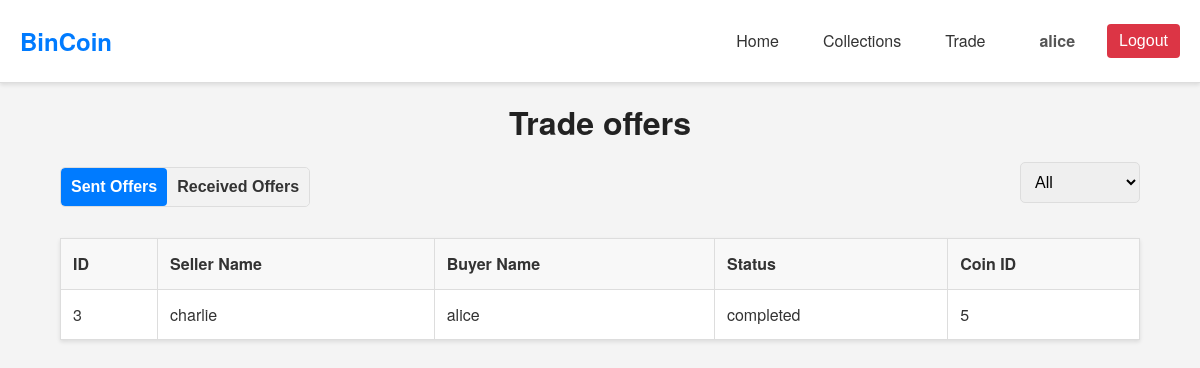
Screenshot of /php/trade.php (signed in) with the database file from the repository.
### tables this page shows
CREATE TABLE `trade` (
    `id` INT AUTO_INCREMENT PRIMARY KEY,
    `seller_name` VARCHAR(255) NOT NULL,
    `buyer_name` VARCHAR(255) NOT NULL,
    `status` VARCHAR(255) NOT NULL,
    `coin_id` INT NOT NULL,
    FOREIGN KEY (`seller_name`) REFERENCES `user`(`name`) ON DELETE CASCADE,
    FOREIGN KEY (`buyer_name`) REFERENCES `user`(`name`) ON DELETE CASCADE,
    FOREIGN KEY (`coin_id`) REFERENCES `coin`(`id`) ON DELETE CASCADE
);

### php/trade.php (called while the page is built, shortened)
<?php
$host = "mysql:host=" . SERVERNAME;
$dbname = ";dbname=" . DBNAME;
try {
	$pdo = new PDO("$host$dbname", USERNAME, PASSWORD);
	$pdo->setAttribute(PDO::ATTR_ERRMODE, PDO::ERRMODE_EXCEPTION);
} catch (PDOException $e) {
	die("Connection failed: " . $e->getMessage());
}
$view_type = $_GET['view'] ?? 'sent';
$current_user = $_SESSION['username'];
$query = "SELECT * FROM trade";
$params = [];
if ($view_type === 'received') {
	$query .= " WHERE seller_name = ?";
	$params[] = $current_user;
} else {
	$query .= " WHERE buyer_name = ?";
	$params[] = $current_user;
}
$stmt = $pdo->prepare($query);
$stmt->execute($params);
$trades = $stmt->fetchAll(PDO::FETCH_ASSOC);
include "../components/trade_page.php";
?>

### components/trade_page.php (the view, shortened to what this page needs)
<!DOCTYPE html>
<html lang="en">
<head>
	<link rel="stylesheet" href="../css/trade.css">
	<link rel="stylesheet" href="../css/theme.css">
</head>
<body>
	<?php include '../components/header.php'; ?>
	<div class="container">
		<h1>Trade offers</h1>
		<div class="actions">
			<div class="toggle">
				<a href="?view=sent">
					<button class="<?= $view_type === 'sent' ? 'active' : '' ?>">Sent Offers</button>
				</a>
				<a href="?view=received">
					<button class="<?= $view_type === 'received' ? 'active' : '' ?>">Received Offers</button>
				</a>
			</div>
			<form method="GET" class="filter-form" onchange="this.submit();">
				<select name="status">
					<option value="">All</option>
				</select>
			</form>
		</div>
		<table>
			<thead>
				<tr>
					<th>ID</th>
					<th>Seller Name</th>
					<th>Buyer Name</th>
					<th>Status</th>
					<th>Coin ID</th>
				</tr>
			</thead>
			<tbody>
				<?php foreach ($trades as $trade): ?>
				<tr class="<?= $view_type === 'received' ? 'narrow' : '' ?>">
					<td><?= htmlspecialchars($trade['id']) ?></td>
					<td><?= htmlspecialchars($trade['seller_name']) ?></td>
					<td><?= htmlspecialchars($trade['buyer_name']) ?></td>
					<td><?= htmlspecialchars($trade['status']) ?></td>
					<td><?= htmlspecialchars($trade['coin_id']) ?></td>
				</tr>
				<?php endforeach; ?>
			</tbody>
		</table>
	</div>
</body>
</html>

### css/trade.css (style rules this page uses)
body { font-family: Arial, sans-serif; margin: 0; padding: 0; background-color: #f9f9f9; }
.container { width: 80%; margin: 20px auto; }
h1 { text-align: center; }
.actions { display: flex; justify-content: space-between; margin-bottom: 20px; align-items: center; }
.toggle { display: flex; border: 1px solid #ddd; border-radius: 5px; overflow: hidden; }
.toggle button { flex: 1; padding: 10px; border: none; cursor: pointer; background-color: #f2f2f2; color: #333; font-weight: bold; transition: background-color 0.3s; }
.toggle button.active { background-color: #007bff; color: white; }
.filter-form { display: flex; gap: 10px; }
.filter-form select { padding: 10px; border: 1px solid #dddddd; border-radius: 5px; cursor: pointer; }
table { width: 100%; border-collapse: collapse; margin-top: 20px; background-color: #ffffff; box-shadow: 0 2px 4px rgba(0, 0, 0, 0.1); }
table, th, td { border: 1px solid #dddddd; }
th, td { padding: 10px; text-align: left; }
th { background-color: #f2f2f2; }
select { width: 100%; padding: 10px; margin-top: 5px; border: 1px solid #dddddd; border-radius: 5px; }
button { background-color: #007bff; color: white; cursor: pointer; }

### css/theme.css (style rules this page uses)
* { margin: 0; padding: 0; box-sizing: border-box; }
html { font-size: 16px; }
body { font-family: 'Helvetica Neue', Arial, sans-serif; line-height: 1.6; color: #333; background-color: #f4f4f4; }
h1, h2, h3, h4, h5, h6 { color: #222; margin-bottom: 1rem; line-height: 1.2; }
a { color: #007BFF; text-decoration: none; transition: color 0.3s ease; }
.container { width: 90%; max-width: 1200px; margin: 0 auto; padding: 20px 0; }
button, .btn { display: inline-block; background-color: #007BFF; color: #ffffff; padding: 10px 20px; border: none; border-radius: 4px; cursor: pointer; font-size: 1rem; transition: background-color 0.3s ease; text-decoration: none; text-align: center; }
form { display: flex; flex-direction: column; }
form input[type="text"], form input[type="email"], form input[type="password"], form textarea, form select { padding: 10px; margin-bottom: 15px; border: 1px solid #ccc; border-radius: 4px; font-size: 1rem; width: 100%; }
table { width: 100%; border-collapse: collapse; margin-bottom: 20px; }
table th, table td { padding: 12px; border: 1px solid #ddd; text-align: left; }
table th { background-color: #f8f8f8; }

### rows the page displays
trade: id "3", seller_name "charlie", buyer_name "alice", status "completed", coin "5"

### other values shown
$_SESSION['username'] "alice"
